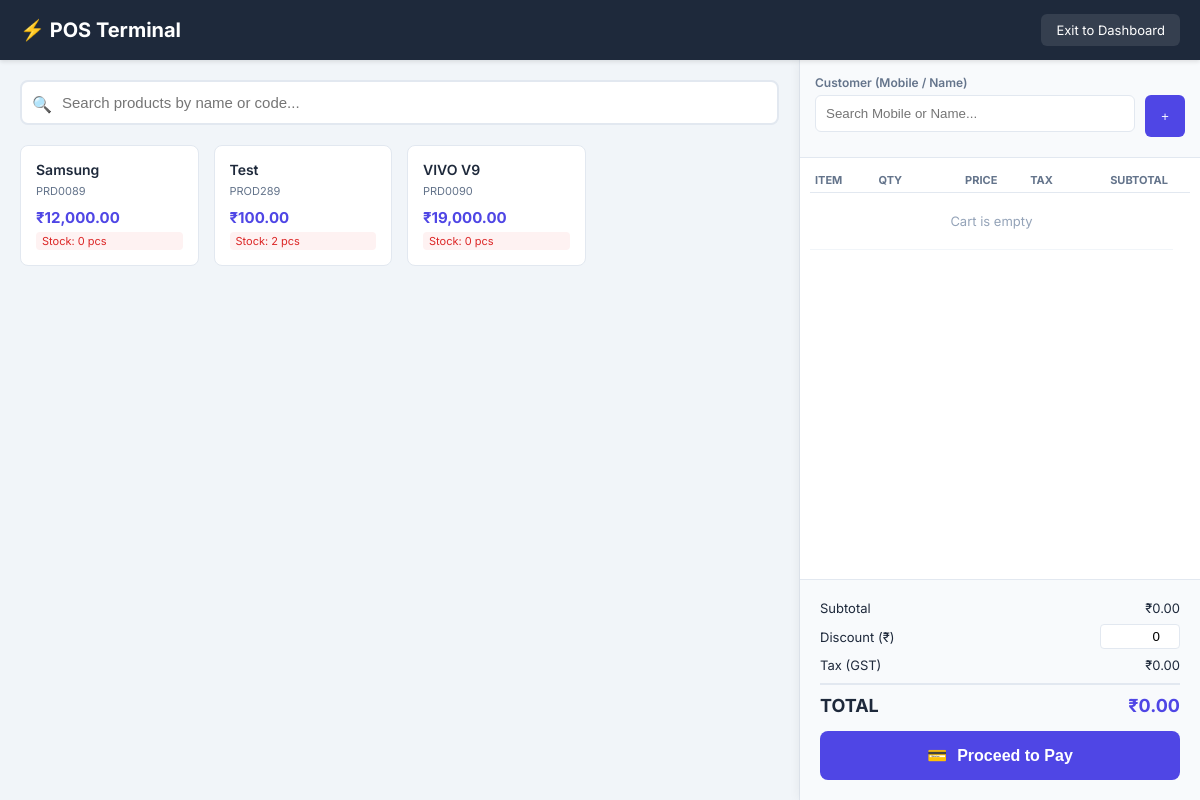
/invoices/pos.php (signed in), run on the app's committed database.
### tables this page shows
CREATE TABLE `products` (
  `product_id` int(11) NOT NULL,
  `product_code` varchar(50) NOT NULL,
  `product_name` varchar(200) NOT NULL,
  `hsn_code` varchar(20) DEFAULT NULL,
  `description` text DEFAULT NULL,
  `category_id` int(11) NOT NULL,
  `supplier_id` int(11) DEFAULT NULL,
  `unit_price` decimal(10,2) NOT NULL DEFAULT 0.00,
  `gst_rate` decimal(5,2) NOT NULL DEFAULT 18.00,
  `quantity_in_stock` int(11) NOT NULL DEFAULT 0,
  `reorder_level` int(11) NOT NULL DEFAULT 10,
  `unit_of_measure` varchar(20) DEFAULT 'pcs',
  `tracking_type` enum('none','batch','serial') NOT NULL DEFAULT 'none',
  `status` enum('active','inactive','discontinued') NOT NULL DEFAULT 'active',
  `created_at` timestamp NOT NULL DEFAULT current_timestamp(),
  `updated_at` timestamp NOT NULL DEFAULT current_timestamp() ON UPDATE current_timestamp()
);

### includes/functions.php (called while the page is built, shortened)
<?php
function db_query($connection, $query) {
    $result = mysqli_query($connection, $query);
    return $result;
}
function db_fetch_all($connection, $query) {
    $result = db_query($connection, $query);
    $rows = array();
    if ($result) {
        while ($row = mysqli_fetch_assoc($result)) {
            $rows[] = $row;
        }
    }
    return $rows;
}
function escape_html($string) {
    return htmlspecialchars($string, ENT_QUOTES, 'UTF-8');
}
?>

### invoices/pos.php (the view, shortened to what this page needs)
<?php
require_once '../config/config.php';
require_once '../includes/functions.php';
$products = db_fetch_all($connection, "SELECT product_id, product_name, product_code, unit_price, gst_rate, quantity_in_stock, unit_of_measure FROM products WHERE status = 'active' ORDER BY product_name");
?>
<!DOCTYPE html>
<html lang="en">
<head>
</head>
<body>
    <header class="pos-header">
        <div class="brand">
            <span>⚡ POS Terminal</span>
        </div>
        <div class="pos-actions">
            <a href="../index.php" class="btn-header">Exit to Dashboard</a>
        </div>
    </header>
    <div class="pos-container">
        <div class="pos-left">
            <div class="search-bar">
                <span class="search-icon">🔍</span>
                <input type="text" id="searchProd" placeholder="Search products by name or code..." onkeyup="filterProducts()">
            </div>
            <div class="product-grid" id="productGrid">
                <?php foreach ($products as $p):
                    $low_stock = $p['quantity_in_stock'] < 10;
                ?>
                <div class="product-card" onclick="addToCart(<?php echo htmlspecialchars(json_encode($p)); ?>)">
                    <div>
                        <div class="prod-name"><?php echo escape_html($p['product_name']); ?></div>
                        <div class="prod-code"><?php echo escape_html($p['product_code']); ?></div>
                    </div>
                    <div>
                        <div class="prod-price">₹<?php echo number_format($p['unit_price'], 2); ?></div>
                        <div class="prod-stock <?php echo $low_stock ? 'stock-low' : ''; ?>">
                            Stock: <?php echo $p['quantity_in_stock']; ?> <?php echo $p['unit_of_measure']; ?>
                        </div>
                    </div>
                </div>
                <?php endforeach; ?>
            </div>
        </div>
        <div class="pos-right">
            <div class="customer-panel">
                <label style="font-size:12px; font-weight:600; color:#64748b; margin-bottom:5px; display:block;">Customer (Mobile / Name)</label>
                <div style="display:flex; gap:10px; margin-bottom:5px;">
                    <div style="position:relative; flex:1;">
                        <input type="text" id="custSearch" class="customer-select"
                               placeholder="Search Mobile or Name..."
                               onkeyup="searchCustomer()"
                               onfocus="searchCustomer()"
                               autocomplete="off"
                               style="background:white;">
                    </div>
                    <button class="btn-header" style="background:var(--primary); color:white; width:40px; display:flex; align-items:center; justify-content:center;" onclick="openAddModal()">+</button>
                </div>
            </div>
            <div class="cart-items">
                <table class="cart-table" id="cartTable">
                    <thead>
                        <tr>
                            <th>Item</th>
                            <th>Qty</th>
                            <th style="text-align:right;">Price</th>
                            <th style="text-align:right;">Tax</th>
                            <th style="text-align:right;">Subtotal</th>
                            <th></th>
                        </tr>
                    </thead>
                    <tbody id="cartBody">
                        <tr id="emptyCartRow"><td colspan="5" style="text-align:center; padding:20px; color:#94a3b8;">Cart is empty</td></tr>
                    </tbody>
                </table>
            </div>
            <div class="billing-panel">
                <div class="bill-row">
                    <span>Subtotal</span>
                    <span id="lblSubtotal">₹0.00</span>
                </div>
                <div class="bill-row" style="align-items: center;">
                    <span>Discount (₹)</span>
                    <input type="number" id="inputDiscount" value="0" min="0" step="1"
                           style="width: 80px; text-align: right; border: 1px solid #e2e8f0; border-radius: 4px; padding: 4px;"
                           onchange="updateTotals()">
                </div>
                <div class="bill-row">
                    <span>Tax (GST)</span>
                    <span id="lblTax">₹0.00</span>
                </div>
                <div class="bill-total bill-row">
                    <span>TOTAL</span>
                    <span id="lblTotal" style="color: var(--primary);">₹0.00</span>
                </div>
                <button class="btn-checkout" onclick="openPaymentModal()">
                    <span>💳</span> Proceed to Pay
                </button>
            </div>
        </div>
    </div>
</body>
</html>

### invoices/pos.php (style rules this page uses)
:root { --primary: #4f46e5; --primary-dark: #4338ca; --secondary: #64748b; --accent: #f59e0b; --bg-color: #f1f5f9; --card-bg: #ffffff; --text-main: #1e293b; --text-light: #64748b; --border-color: #e2e8f0; --success: #10b981; }
* { box-sizing: border-box; margin: 0; padding: 0; }
body { font-family: 'Inter', sans-serif; background-color: var(--bg-color); color: var(--text-main); height: 100vh; overflow: hidden; display: flex; flex-direction: column; }
.pos-header { height: 60px; background: #1e293b; color: white; display: flex; align-items: center; justify-content: space-between; padding: 0 20px; box-shadow: 0 2px 4px rgba(0,0,0,0.1); z-index: 10; }
.brand { font-size: 20px; font-weight: 700; display:flex; gap:10px; align-items:center; }
.pos-actions { display: flex; gap: 15px; }
.btn-header { background: rgba(255,255,255,0.1); border: none; color: white; padding: 8px 15px; border-radius: 6px; cursor: pointer; text-decoration: none; font-size: 13px; transition: background 0.2s; }
.pos-container { display: flex; height: calc(100vh - 60px); overflow: hidden; }
.pos-left { flex: 1; padding: 20px; display: flex; flex-direction: column; overflow-y: auto; border-right: 1px solid var(--border-color); }
.search-bar { margin-bottom: 20px; position: relative; }
.search-bar input { width: 100%; padding: 12px 15px 12px 40px; border: 2px solid var(--border-color); border-radius: 8px; font-size: 15px; outline: none; background: var(--card-bg); transition: border-color 0.2s; }
.search-icon { position: absolute; left: 12px; top: 14px; color: var(--text-light); }
.product-grid { display: grid; grid-template-columns: repeat(auto-fill, minmax(140px, 1fr)); gap: 15px; overflow-y: auto; padding-bottom: 20px; }
.product-card { background: var(--card-bg); border: 1px solid var(--border-color); border-radius: 8px; padding: 15px; cursor: pointer; transition: all 0.2s; display: flex; flex-direction: column; justify-content: space-between; min-height: 120px; position: relative; overflow: hidden; }
.product-card::before { content: ''; position: absolute; top: 0; left: 0; right: 0; height: 4px; background: transparent; transition: background 0.2s; }
.prod-name { font-weight: 600; font-size: 14px; margin-bottom: 5px; color: var(--text-main); line-height:1.3; }
.prod-code { font-size: 11px; color: var(--text-light); margin-bottom: 10px; }
.prod-price { font-weight: 700; color: var(--primary); font-size: 15px; }
.prod-stock { font-size: 11px; color: var(--text-light); background: #f1f5f9; padding: 2px 6px; border-radius: 4px; align-self: flex-start; margin-top:5px; }
.stock-low { color: #dc2626; background: #fef2f2; }
.pos-right { width: 400px; background: var(--card-bg); display: flex; flex-direction: column; box-shadow: -2px 0 10px rgba(0,0,0,0.05); }
.customer-panel { padding: 15px; border-bottom: 1px solid var(--border-color); background: #f8fafc; }
.customer-select { width: 100%; padding: 10px; border: 1px solid var(--border-color); border-radius: 6px; margin-bottom: 5px; }
.cart-items { flex: 1; overflow-y: auto; padding: 10px; }
.cart-table { width: 100%; border-collapse: collapse; }
.cart-table th { text-align: left; font-size: 11px; color: var(--text-light); padding: 5px; text-transform: uppercase; border-bottom: 1px solid var(--border-color); }
.cart-table td { padding: 10px 5px; border-bottom: 1px solid #f1f5f9; font-size: 13px; }
.billing-panel { padding: 20px; background: #f8fafc; border-top: 1px solid var(--border-color); }
.bill-row { display: flex; justify-content: space-between; margin-bottom: 8px; font-size: 13px; }
.bill-total { font-size: 18px; font-weight: 700; color: var(--text-main); border-top: 2px solid var(--border-color); padding-top: 10px; margin-top: 10px; }
.btn-checkout { width: 100%; background: var(--primary); color: white; border: none; padding: 15px; border-radius: 8px; font-size: 16px; font-weight: 600; cursor: pointer; margin-top: 15px; transition: background 0.2s; display: flex; justify-content: center; align-items: center; gap: 10px; }

### data on the page
products: product_name "Samsung", product_code "PRD0089", unit_price "12,000.00", quantity_in_stock "0", unit_of_measure "pcs"
products: product_name "Test", product_code "PROD289", unit_price "100.00", quantity_in_stock "2", unit_of_measure "pcs"
products: product_name "VIVO V9", product_code "PRD0090", unit_price "19,000.00", quantity_in_stock "0", unit_of_measure "pcs"
